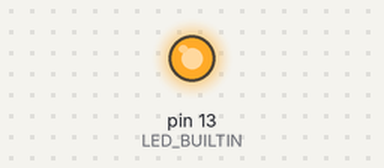
Simulated run of this sketch. Board: Arduino Uno, built with avr-gcc and run on an emulated ATmega328P. Parts: output pins drawn as LEDs (lit = HIGH).

Above: at 0.8 s.
At 5.1 s:
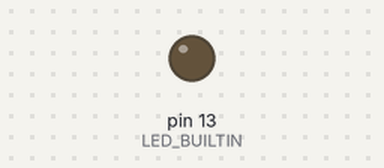
Timing chart, 0 to 8.1 s (numbered marks = the images above):
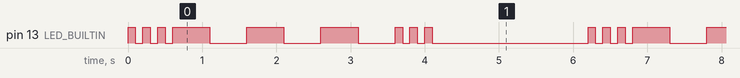

Measured:
- by itself, pin 13 (LED_BUILTIN): repeats every 6.2 s: 2 × (LOW 0.10 s, HIGH 0.10 s), LOW 0.10 s, 3 × (HIGH 0.50 s, LOW 0.50 s), 2 × (HIGH 0.10 s, LOW 0.10 s), HIGH 0.10 s, LOW 2.1 s, HIGH 0.10 s
- by itself, everything shown: repeats every 6.2 s, in 18 steps

The sketch:

Blink_SOS.ino
```cpp
/*
  Morse SOS
  Cursus micro processoren
  Riekus Bennink
*/


void setup() {
  // set digital pin LED_BUILTIN to output.
  pinMode(LED_BUILTIN, OUTPUT);
}


void loop() {
  //punt 1
  digitalWrite(LED_BUILTIN, HIGH);  // onsteek de led
  delay(100);                       // wacht
  digitalWrite(LED_BUILTIN, LOW);   // doof the led
  delay(100);
  //punt 2
  digitalWrite(LED_BUILTIN, HIGH);  // onsteek de led
  delay(100);                       // wacht
  digitalWrite(LED_BUILTIN, LOW);   // doof the led
  delay(100);
  // punt 3
  digitalWrite(LED_BUILTIN, HIGH);  // onsteek de led
  delay(100);                       // wacht
  digitalWrite(LED_BUILTIN, LOW);   // doof the led
  delay(100);
  // streep 1
  digitalWrite(LED_BUILTIN, HIGH);  // onsteek de led
  delay(500);                       // wacht
  digitalWrite(LED_BUILTIN, LOW);   // doof the led
  delay(500);
  //streep 2
  digitalWrite(LED_BUILTIN, HIGH); // onsteek de led
  delay(500);                      // wacht
  digitalWrite(LED_BUILTIN, LOW);  // doof the led
  delay(500);
  //streep 3
  digitalWrite(LED_BUILTIN, HIGH);  // onsteek de led
  delay(500);                      // wacht
  digitalWrite(LED_BUILTIN, LOW);  // doof the led
  delay(500);
  //punt 1
  digitalWrite(LED_BUILTIN, HIGH);  // onsteek de led
  delay(100);                       // wacht
  digitalWrite(LED_BUILTIN, LOW);   // doof the led
  delay(100);
  //punt 2
  digitalWrite(LED_BUILTIN, HIGH);  // onsteek de led
  delay(100);                       // wacht
  digitalWrite(LED_BUILTIN, LOW);   // doof the led
  delay(100);
  //punt 3
  digitalWrite(LED_BUILTIN, HIGH);  // onsteek de led
  delay(100);                       // wacht
  digitalWrite(LED_BUILTIN, LOW);   // doof the led
  delay(100);

  delay(2000);  // wacht 2 sec en begin dan opnieuw
}
```
